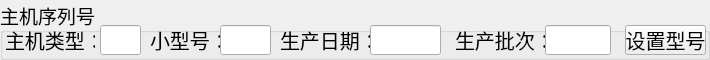
  <widget class="QGroupBox" name="gBox_setSerialNum">
   <property name="geometry">
    <rect>
     <x>45</x>
     <y>100</y>
     <width>710</width>
     <height>60</height>
    </rect>
   </property>
   <property name="font">
    <font>
     <family>文泉驿等宽微米黑</family>
     <pointsize>14</pointsize>
     <weight>50</weight>
     <italic>false</italic>
     <bold>false</bold>
    </font>
   </property>
   <property name="styleSheet">
    <string notr="true"/>
   </property>
   <property name="title">
    <string>主机序列号</string>
   </property>
   <property name="flat">
    <bool>true</bool>
   </property>
   <widget class="QLineEdit" name="lineEdit_type">
    <property name="geometry">
     <rect>
      <x>100</x>
      <y>25</y>
      <width>41</width>
      <height>30</height>
     </rect>
    </property>
    <property name="font">
     <font>
      <family>文泉驿等宽微米黑</family>
      <pointsize>15</pointsize>
      <weight>50</weight>
      <italic>false</italic>
      <bold>false</bold>
     </font>
    </property>
    <property name="focusPolicy">
     <enum>Qt::ClickFocus</enum>
    </property>
    <property name="text">
     <string/>
    </property>
    <property name="alignment">
     <set>Qt::AlignCenter</set>
    </property>
   </widget>
   <widget class="QLineEdit" name="lineEdit_date">
    <property name="geometry">
     <rect>
      <x>370</x>
      <y>25</y>
      <width>71</width>
      <height>30</height>
     </rect>
    </property>
    <property name="font">
     <font>
      <family>文泉驿等宽微米黑</family>
      <pointsize>15</pointsize>
      <weight>50</weight>
      <italic>false</italic>
      <bold>false</bold>
     </font>
    </property>
    <property name="focusPolicy">
     <enum>Qt::ClickFocus</enum>
    </property>
    <property name="text">
     <string/>
    </property>
    <property name="alignment">
     <set>Qt::AlignCenter</set>
    </property>
   </widget>
   <widget class="QLineEdit" name="lineEdit_times">
    <property name="geometry">
     <rect>
      <x>545</x>
      <y>25</y>
      <width>66</width>
      <height>30</height>
     </rect>
    </property>
    <property name="font">
     <font>
      <family>文泉驿等宽微米黑</family>
      <pointsize>15</pointsize>
      <weight>50</weight>
      <italic>false</italic>
      <bold>false</bold>
     </font>
    </property>
    <property name="focusPolicy">
     <enum>Qt::ClickFocus</enum>
    </property>
    <property name="text">
     <string/>
    </property>
    <property name="alignment">
     <set>Qt::AlignCenter</set>
    </property>
   </widget>
   <widget class="QLabel" name="lb_type">
    <property name="geometry">
     <rect>
      <x>5</x>
      <y>25</y>
      <width>90</width>
      <height>30</height>
     </rect>
    </property>
    <property name="font">
     <font>
      <family>文泉驿等宽微米黑</family>
      <pointsize>15</pointsize>
      <weight>50</weight>
      <italic>false</italic>
      <bold>false</bold>
     </font>
    </property>
    <property name="text">
     <string>主机类型：</string>
    </property>
   </widget>
   <widget class="QLabel" name="lb_date">
    <property name="geometry">
     <rect>
      <x>280</x>
      <y>25</y>
      <width>90</width>
      <height>30</height>
     </rect>
    </property>
    <property name="font">
     <font>
      <family>文泉驿等宽微米黑</family>
      <pointsize>15</pointsize>
      <weight>50</weight>
      <italic>false</italic>
      <bold>false</bold>
     </font>
    </property>
    <property name="text">
     <string>生产日期：</string>
    </property>
   </widget>
   <widget class="QLabel" name="lb_times">
    <property name="geometry">
     <rect>
      <x>455</x>
      <y>25</y>
      <width>90</width>
      <height>30</height>
     </rect>
    </property>
    <property name="font">
     <font>
      <family>文泉驿等宽微米黑</family>
      <pointsize>15</pointsize>
      <weight>50</weight>
      <italic>false</italic>
      <bold>false</bold>
     </font>
    </property>
    <property name="text">
     <string>生产批次：</string>
    </property>
   </widget>
   <widget class="QLineEdit" name="lineEdit_smallType">
    <property name="geometry">
     <rect>
      <x>220</x>
      <y>25</y>
      <width>51</width>
      <height>30</height>
     </rect>
    </property>
    <property name="font">
     <font>
      <family>文泉驿等宽微米黑</family>
      <pointsize>15</pointsize>
      <weight>50</weight>
      <italic>false</italic>
      <bold>false</bold>
     </font>
    </property>
    <property name="focusPolicy">
     <enum>Qt::ClickFocus</enum>
    </property>
    <property name="text">
     <string/>
    </property>
    <property name="alignment">
     <set>Qt::AlignCenter</set>
    </property>
   </widget>
   <widget class="QLabel" name="lb_smallType">
    <property name="geometry">
     <rect>
      <x>150</x>
      <y>25</y>
      <width>70</width>
      <height>30</height>
     </rect>
    </property>
    <property name="font">
     <font>
      <family>文泉驿等宽微米黑</family>
      <pointsize>15</pointsize>
      <weight>50</weight>
      <italic>false</italic>
      <bold>false</bold>
     </font>
    </property>
    <property name="text">
     <string>小型号：</string>
    </property>
   </widget>
   <widget class="QPushButton" name="pBtn_setType">
    <property name="geometry">
     <rect>
      <x>625</x>
      <y>25</y>
      <width>81</width>
      <height>30</height>
     </rect>
    </property>
    <property name="font">
     <font>
      <family>文泉驿等宽微米黑</family>
      <pointsize>15</pointsize>
      <weight>50</weight>
      <italic>false</italic>
      <bold>false</bold>
     </font>
    </property>
    <property name="focusPolicy">
     <enum>Qt::NoFocus</enum>
    </property>
    <property name="text">
     <string>设置型号</string>
    </property>
   </widget>
  </widget>
